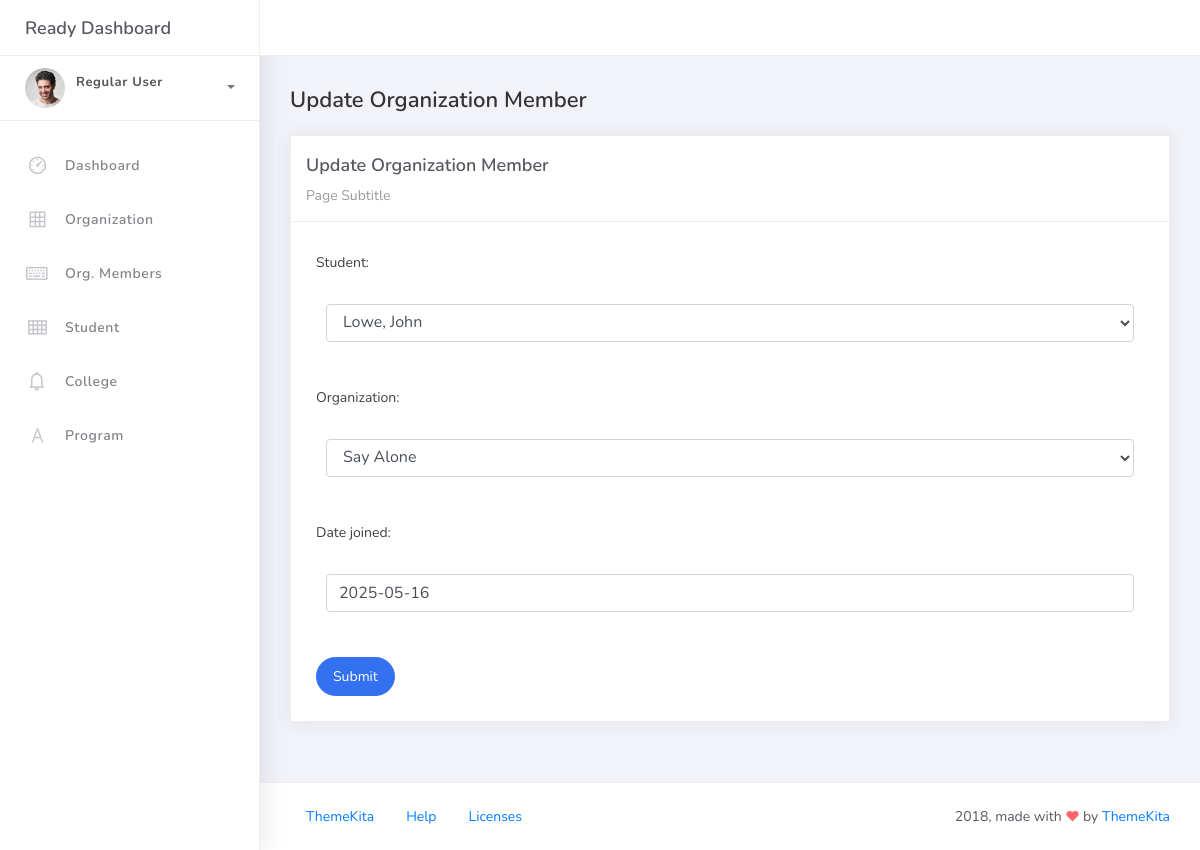
/organizationMember_list/3, run on the app's committed database.
### studentorg/models.py (models this page shows, shortened)
class BaseModel(models.Model):
    created_at = models.DateTimeField(auto_now_add=True, db_index=True)
    updated_at = models.DateTimeField(auto_now=True)
    class Meta:
        abstract = True

class OrgMember(BaseModel):
    student = models.ForeignKey(Student, on_delete=models.CASCADE)
    organization = models.ForeignKey(Organization, on_delete=models.CASCADE)
    date_joined = models.DateField()

### studentorg/views.py (the view)
# urls.py: path('organizationMember_list/<pk>', OrganizationMemberUpdateView.as_view(), name='organization-member-update'),
class OrganizationMemberUpdateView(UpdateView):
    model = OrgMember
    form_class = OrganizationMemberForm
    template_name = 'orgmem_form.html'
    success_url = reverse_lazy('organization-member-list')

### studentorg/forms.py
class OrganizationMemberForm(ModelForm):
    class Meta:
        model = OrgMember
        fields = "__all__"

### studentorg/models.py (called while the page is built)
    def __str__(self):
        return self.name

    def __str__(self):
        return f"{self.lastname}, {self.firstname}"

### templates/orgmem_form.html (shortened to what this page needs)
{% extends 'base.html' %}
{% load static %}
{% block content %}
<div class="content">
    <div class="container-fluid">
        <h4 class="page-title">
            {% if object %}Update Organization Member{% else %}Add New Organization Member{% endif %}
        </h4>
        <div class="row">
            <div class="col-md-12">
                <div class="card">
                    <div class="card-header">
                        <div class="card-title">
                            {% if object %}Update Organization Member{% else %}Add New Organization Member{% endif %}
                        </div>
                        <div class="card-category">Page Subtitle</div>
                    </div>
                    <div class="card-body">
                        <form method="post" novalidate>
                            {% include 'includes/form.html' %}
                            <div class="form-group">
                                <button type="submit" class="btn btn-primary btn-rounded">Submit</button>
                            </div>
                        </form>
                    </div>
                </div>
            </div>
        </div>
    </div>
</div>
{% endblock %}

### templates/includes/form.html (shortened to what this page needs)
{% load widget_tweaks %}
{% for field in form %}
<div class="field item form-group">
    <label>{{ field.label_tag }}</label>
    <div class="form-group">
        {% render_field field class="form-control" %}
    </div>
</div>
{% endfor %}

### data on the page
OrgMember: student "Lowe, John" "Say Alone" "2025-05-16"

### other printed values
{{ field.label_tag }} "Student:" "Organization:" "Date joined:"
